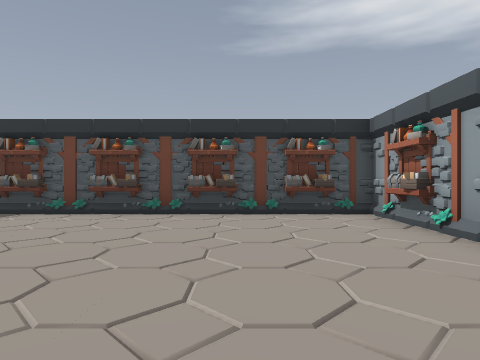
View 1 (above)

20 first-person views from a walk through a Godot game level. The camera is 1.4 m above the floor, looks level and sees 75° across. The floor is counted in squares, 2 m on a side. Each view is taken from the middle of a square. On the plan, view 1 faces up. The plan holds only what a view shows up to about 10 squares ahead; the rest is blank.

View 2
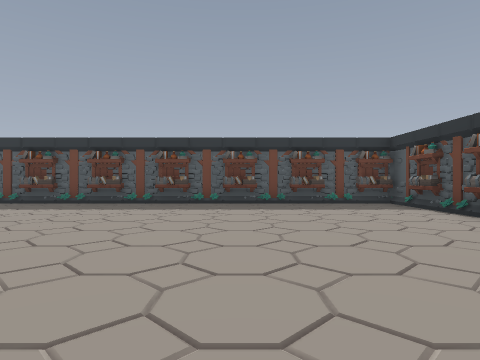

View 3
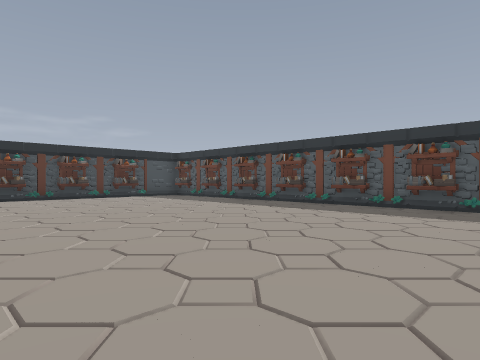

View 4
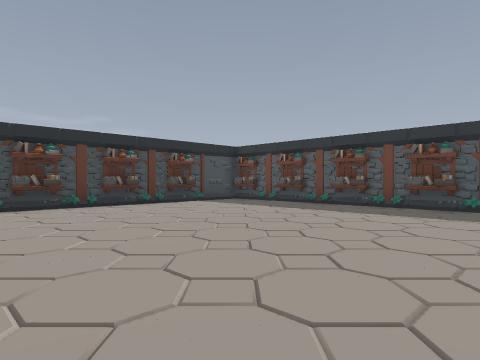

View 5
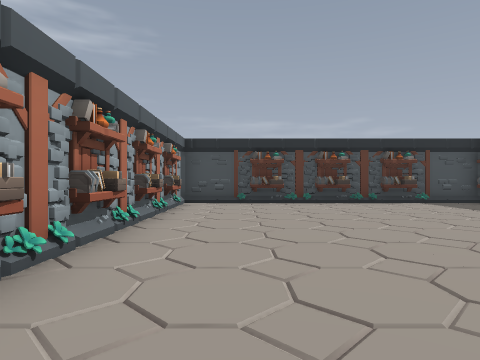

View 6
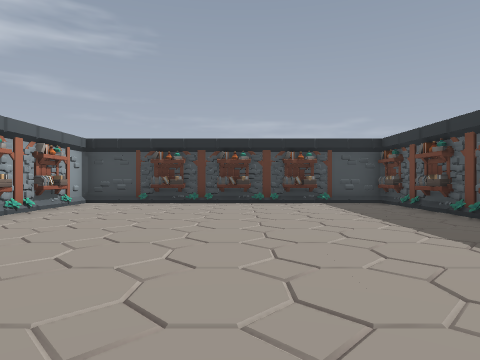

View 7
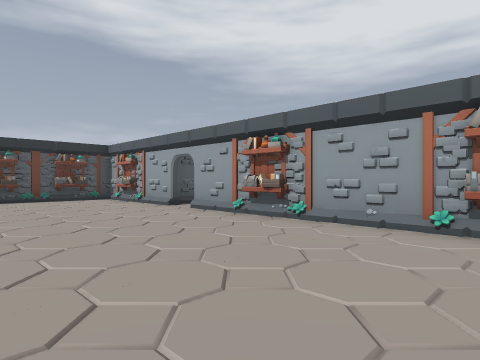

View 8
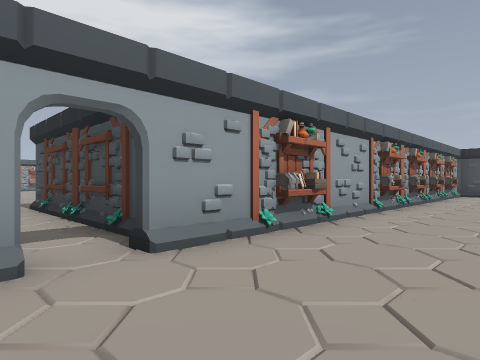

View 9
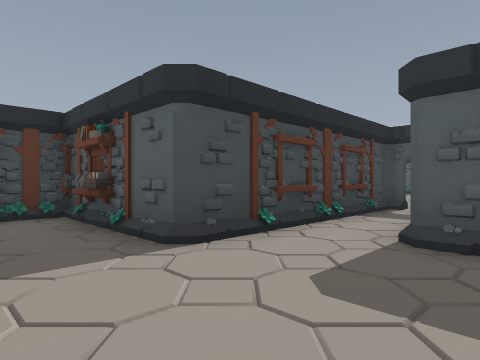

View 10
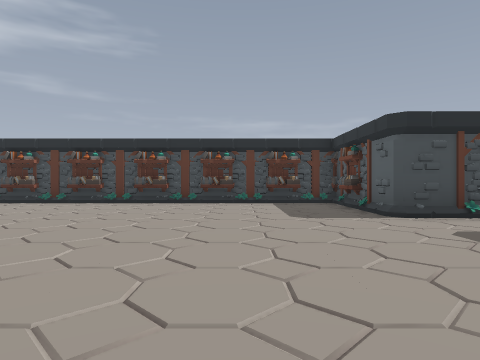

View 11
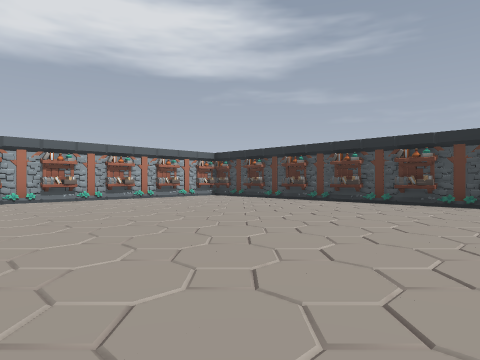

View 12
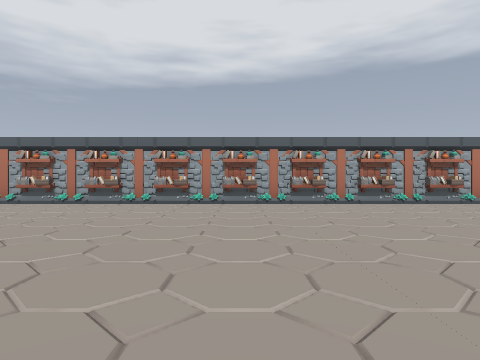

View 13
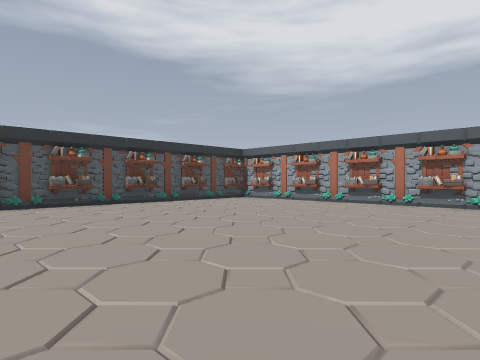

View 14
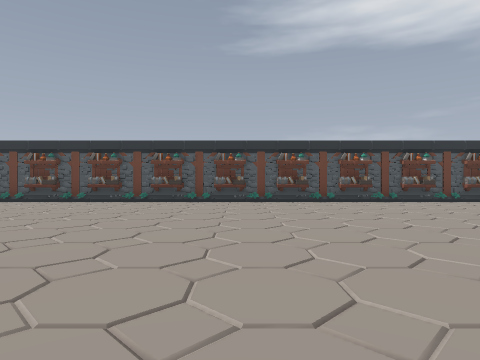

View 15
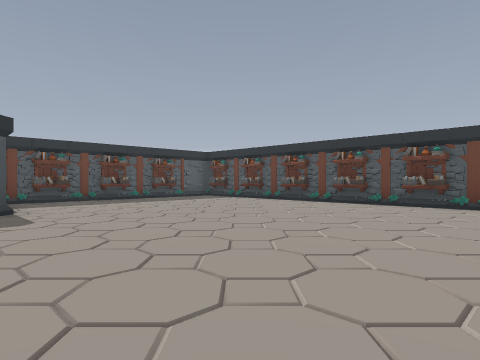

View 16
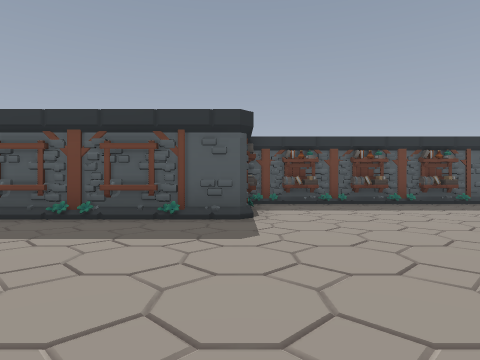

View 17
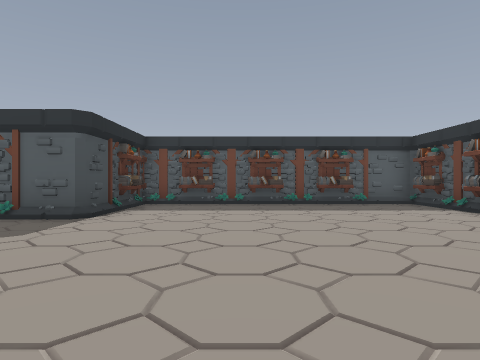

View 18
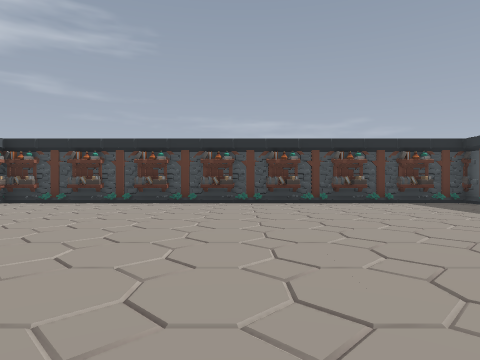

View 19
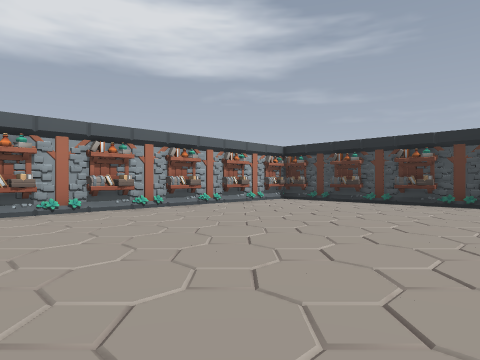

View 20
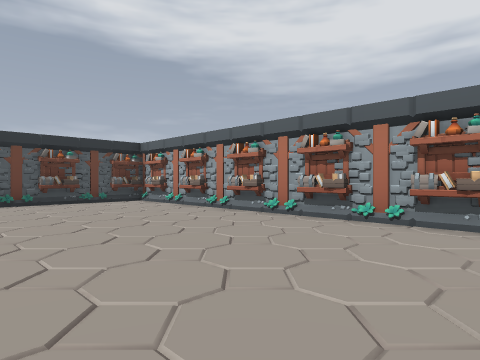

### Floor plan
Points are (right, up) in squares from view 1. A wall is a line through its corners. A room is listed if a view was taken in it or the views show most of it. See-through windows are left out.
Room 1 (views 1, 3, 4, 5, 6, 7, 8)
walls: (2.8, -4.5) (2.8, -1.4); (2.8, -0.6) (2.8, 1.5); (2.8, -6.4) (2.8, -5.4); (2.8, -8.4) (2.8, -7.4); (2.8, 2.5) (2.8, 6.6) (-6.4, 6.6) (-6.4, -12.6) (2.8, -12.6) (2.8, -11.4); (2.8, -10.4) (2.8, -9.4)
ways out: opening at (3.5, 2) to room 2
objects: shelf (-6, -12); shelf (-6, -10); shelf (-6, -8); shelf (-6, -6); shelf (-6, -4); shelf (-6, -2); shelf (-6, 0); shelf (-6, 2); shelf (-6, 4); shelf (-6, 6); shelf (-5, 6); shelf (-4, -13); shelf (-3, 6); shelf (-2, -13); shelf (-1, 6); shelf (0, -13); shelf (1, 6); shelf (3, -11); shelf (3, -9); shelf (3, -7); shelf (3, -5)
Room 2 (view 2)
walls: (3.1, 1.1) (6.6, 1.1); (2.8, 1.5) (3.2, 1.5); (3.9, 2.9) (3.2, 2.9)
ways out: opening at (3.5, 2) to room 1; opening at (7, 2) to room 3
objects: shelf (3, -1); shelf (5, 1); shelf (7, 1); shelf (8, -3) to (8, -2)
Room 3 (views 9, 10, 11, 12, 13, 14, 15, 16, 17, 18, 19, 20)
walls: (7.3, 3.6) (7.3, 3); (5.6, 9.1) (7.3, 9.1) (7.3, 5.5); (13.9, 17.1) (9.9, 17.1); (6.6, 1.1) (9.1, 1.1) (9.1, -2.6) (23.2, -2.6); (23.3, 12.6) (23.3, 13.1); (23.3, 14.6) (23.3, 15.1); (23.3, 0.8) (23.3, 11.1); (6.4, 17.1) (3.9, 17.1) (3.9, 9.6); (22.1, 17.1) (15.4, 17.1)
ways out: opening at (7, 2) to room 2
objects: shelf (3, 5); shelf (4, 9); shelf (4, 11); shelf (4, 13); shelf (4, 15); shelf (5, 9); shelf (5, 17); shelf (7, 5); shelf (7, 7); shelf (7, 17); shelf (9, -1); shelf (9, 17); shelf (10, -3); shelf (11, 17); shelf (12, -3); shelf (13, 17); shelf (14, -3); shelf (15, 17); shelf (16, -3); shelf (17, 17); shelf (18, -3); shelf (19, 17); shelf (20, -3); shelf (21, 17); shelf (22, -3); shelf (23, -2); shelf (23, 0); shelf (23, 2); shelf (23, 4); shelf (23, 6); shelf (23, 8); shelf (23, 10); shelf (23, 12); shelf (23, 14); shelf (23, 16); shelf (23, 17)

Where each view was taken, in squares from view 1:
view 1: 0 up, 0 right, facing up
view 2: 2 up, 3 right, facing left
view 3: 0 up, 2 right, facing down-left
view 4: 4 down, 2 right, facing down-left
view 5: 3 down, 1 right, facing down
view 6: 3 down, 2 left, facing down
view 7: 5 down, 2 left, facing up-right
view 8: 3 up, 0 right, facing down-right
view 9: 4 up, 11 right, facing down-left
view 10: 7 up, 12 right, facing down
view 11: 7 up, 12 right, facing down-right
view 12: 8 up, 14 right, facing right
view 13: 8 up, 14 right, facing up-right
view 14: 7 up, 15 right, facing up
view 15: 8 up, 15 right, facing up-left
view 16: 9 up, 13 right, facing left
view 17: 12 up, 13 right, facing left
view 18: 7 up, 16 right, facing down
view 19: 7 up, 16 right, facing down-right
view 20: 7 up, 18 right, facing up-right
